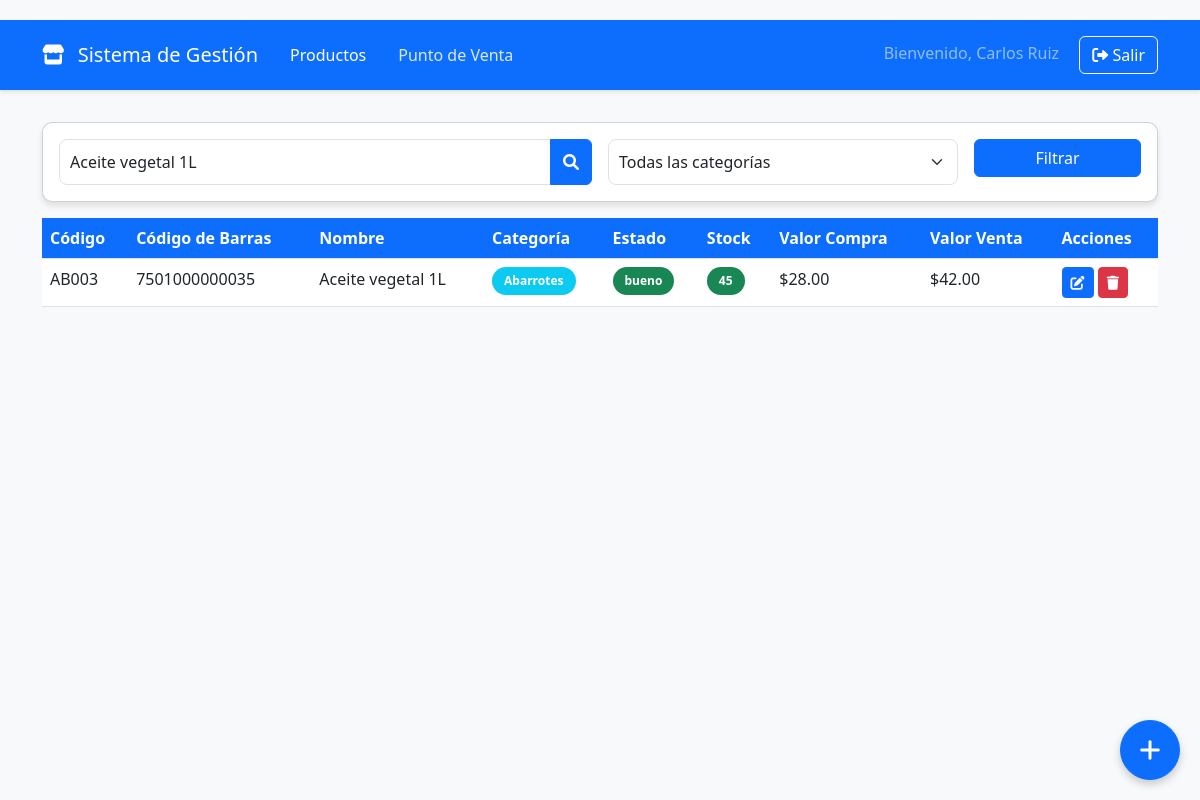
The page /index.php?busqueda=Aceite vegetal 1L (signed in) on the database its author committed.
### tables this page shows
CREATE TABLE productos (
    id INT AUTO_INCREMENT PRIMARY KEY,
    codigo VARCHAR(50) NOT NULL UNIQUE,
    codigo_barras VARCHAR(50) UNIQUE,
    nombre VARCHAR(100) NOT NULL,
    descripcion TEXT,
    categoria VARCHAR(50) NOT NULL,
    precio_compra DECIMAL(10,2) NOT NULL,
    precio_venta DECIMAL(10,2) NOT NULL,
    stock INT NOT NULL DEFAULT 0,
    stock_minimo INT NOT NULL DEFAULT 5,
    estado ENUM('bueno', 'regular', 'malo') NOT NULL DEFAULT 'bueno',
    fecha_registro TIMESTAMP DEFAULT CURRENT_TIMESTAMP
);

### index.php (called while the page is built, shortened)
<?php
require_once __DIR__ . '/includes/bootstrap.php';
$productos = [];
$busqueda = '';
try {
    $pagina = isset($_GET['pagina']) ? (int) $_GET['pagina'] : 1;
    $porPagina = 10;
    $inicio = ($pagina - 1) * $porPagina;
    $busqueda = $_GET['busqueda'] ?? '';
    $where = 'WHERE 1=1';
    $params = [];
    if ($busqueda !== '') {
        $where .= ' AND (nombre LIKE ? OR codigo LIKE ? OR codigo_barras LIKE ?)';
        $params = array_merge($params, ["%$busqueda%", "%$busqueda%", "%$busqueda%"]);
    }
    $sql = "SELECT * FROM productos $where ORDER BY fecha_registro DESC LIMIT $inicio, $porPagina";
    $stmt = $pdo->prepare($sql);
    $stmt->execute($params);
    $productos = $stmt->fetchAll();
} catch (PDOException $e) {
    $error = 'Error de base de datos: ' . $e->getMessage();
}
require __DIR__ . '/views/layouts/header.php';
require __DIR__ . '/views/productos/index.php';
require __DIR__ . '/views/layouts/footer.php';

### includes/helpers.php (called while the page is built, shortened)
<?php
function e(?string $value): string
{
    return htmlspecialchars((string) $value, ENT_QUOTES, 'UTF-8');
}
function formatMoney($amount): string
{
    return number_format((float) $amount, 2, '.', ',');
}

### views/productos/index.php (the view, shortened to what this page needs)
<div class="container">
    <div class="card animate-fade-in">
        <div class="card-body">
            <form method="GET" class="row g-3">
                <div class="col-md-6">
                    <div class="input-group">
                        <input type="text" class="form-control" name="busqueda" placeholder="Buscar productos..." value="<?php echo e($busqueda); ?>">
                        <button class="btn btn-primary" type="submit">
                            <i class="fas fa-search"></i>
                        </button>
                    </div>
                </div>
                <div class="col-md-4">
                    <select name="categoria" class="form-select">
                        <option value="">Todas las categorías</option>
                    </select>
                </div>
                <div class="col-md-2">
                    <button type="submit" class="btn btn-primary w-100">Filtrar</button>
                </div>
            </form>
        </div>
    </div>
    <div class="table-responsive">
        <table class="table table-hover">
            <thead>
                <tr>
                    <th>Código</th>
                    <th>Código de Barras</th>
                    <th>Nombre</th>
                    <th>Categoría</th>
                    <th>Estado</th>
                    <th>Stock</th>
                    <th>Valor Compra</th>
                    <th>Valor Venta</th>
                    <th>Acciones</th>
                </tr>
            </thead>
            <tbody>
                <?php foreach ($productos as $producto): ?>
                    <tr class="producto-row animate-fade-in">
                        <td><?php echo e($producto['codigo']); ?></td>
                        <td><?php echo e($producto['codigo_barras']); ?></td>
                        <td><?php echo e($producto['nombre']); ?></td>
                        <td><span class="badge bg-info"><?php echo e($producto['categoria']); ?></span></td>
                        <td>
                            <span class="badge bg-<?php echo $producto['estado'] === 'bueno' ? 'success' : ($producto['estado'] === 'regular' ? 'warning' : 'danger'); ?>">
                                <?php echo e($producto['estado']); ?>
                            </span>
                        </td>
                        <td>
                            <span class="badge bg-<?php echo $producto['stock'] <= $producto['stock_minimo'] ? 'danger' : 'success'; ?>">
                                <?php echo e($producto['stock']); ?>
                            </span>
                        </td>
                        <td>$<?php echo formatMoney($producto['precio_compra']); ?></td>
                        <td>$<?php echo formatMoney($producto['precio_venta']); ?></td>
                        <td>
                            <button class="btn btn-sm btn-primary" type="button" onclick='editarProducto(<?php echo json_encode($producto, JSON_HEX_TAG | JSON_HEX_APOS | JSON_HEX_QUOT | JSON_HEX_AMP); ?>)'>
                                <i class="fas fa-edit"></i>
                            </button>
                            <button class="btn btn-sm btn-danger" type="button" onclick="eliminarProducto(<?php echo (int) $producto['id']; ?>)">
                                <i class="fas fa-trash"></i>
                            </button>
                        </td>
                    </tr>
                <?php endforeach; ?>
            </tbody>
        </table>
    </div>
    <button class="btn btn-primary btn-floating" data-bs-toggle="modal" data-bs-target="#productoModal">
        <i class="fas fa-plus"></i>
    </button>
</div>

### assets/css/app.css (style rules this page uses)
:root { --primary-color: #0d6efd; --secondary-color: #ffffff; --border-radius: 10px; }
body { background-color: #f8f9fa; min-height: 100vh; }
.card { border-radius: var(--border-radius); box-shadow: 0 4px 6px rgba(0, 0, 0, 0.1); margin-bottom: 1rem; }
.table th { background-color: var(--primary-color); color: #fff; }
.form-control, .form-select { border-radius: 8px; padding: 10px; }
.badge { padding: 8px 12px; border-radius: 20px; }
.animate-fade-in { animation: fadeIn 0.3s ease; }

### assets/css/productos.css (style rules this page uses)
body { padding-top: 20px; }
.btn-floating { position: fixed; bottom: 20px; right: 20px; width: 60px; height: 60px; border-radius: 50%; font-size: 24px; box-shadow: 0 4px 8px rgba(0, 0, 0, 0.2); display: flex; align-items: center; justify-content: center; transition: all 0.3s ease; z-index: 100; }
.producto-row { transition: background-color 0.3s ease; }

### rows shown on the page
productos: codigo "AB003", codigo_barras "7501000000035", nombre "Aceite vegetal 1L", categoria "Abarrotes", estado "bueno", stock "45", precio_compra "28.00", precio_venta "42.00"

### other values the page prints
$navBrand "Sistema de Gestión"
currentUserName() "Carlos Ruiz"
